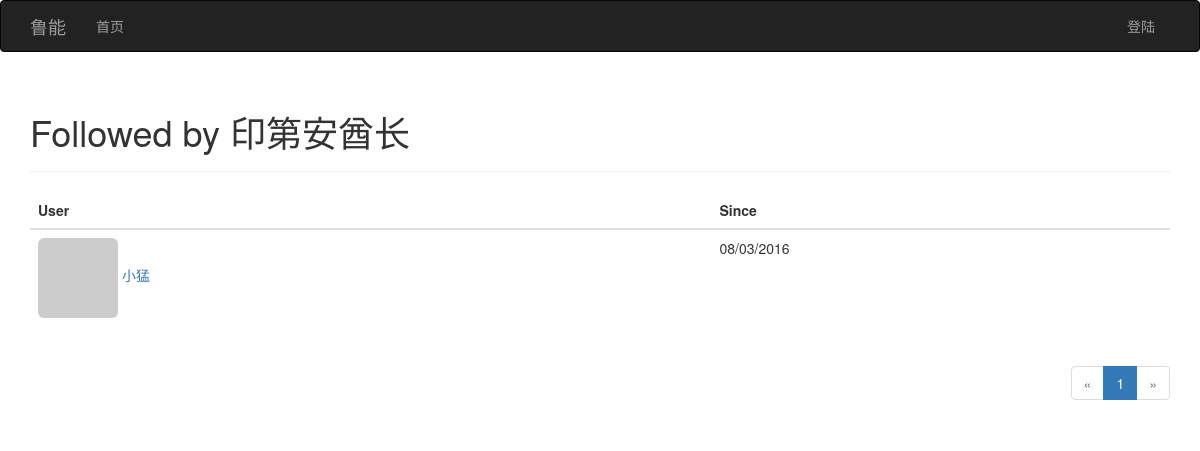
Before: /followed-by/印第安酋长 with the older database file.
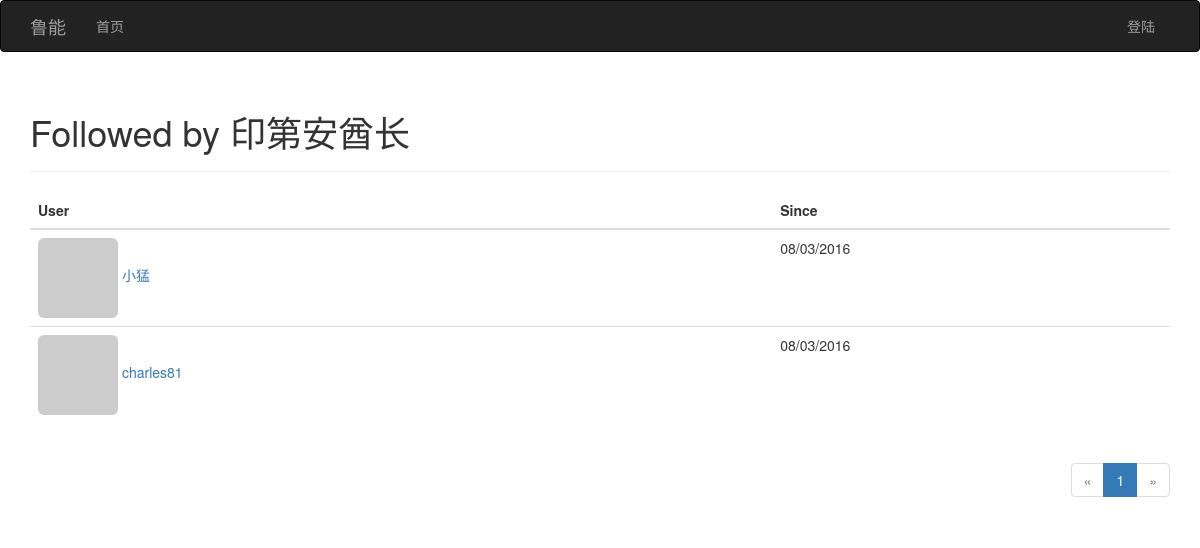
After: the same page with the newer database file.
### app/models.py (models this page shows, shortened)
class User(UserMixin,db.Model):
    __tablename__='users'
    id=db.Column(db.Integer,primary_key=True)
    email=db.Column(db.String(64),unique=True,index=True)
    username=db.Column(db.String(64),unique=True,index=True)
    password_hash=db.Column(db.String(128))
    role_id=db.Column(db.Integer,db.ForeignKey('roles.id'))
    name=db.Column(db.String(64))
    location=db.Column(db.String(64))
    about_me=db.Column(db.Text())
    member_since=db.Column(db.DateTime(),default=datetime.utcnow)
    last_seen=db.Column(db.DateTime(),default=datetime.utcnow)
    avatar_hash=db.Column(db.String(32))
    posts=db.relationship('Post',backref='author',lazy='dynamic')
    followed=db.relationship('Follow',foreign_keys=[Follow.follower_id],backref=db.backref('follower',lazy='joined'),lazy='dynamic',cascade='all,delete-orphan')
    followers=db.relationship('Follow',foreign_keys=[Follow.followed_id],backref=db.backref('followed', lazy='joined'),lazy='dynamic',cascade='all, delete-orphan')
    @property
    def password(self):
        raise AttributeError('password is not a readable attribute')
    def gravatar(self,size=100,default='identicon',rating='g'):
        if request.is_secure:
            url = 'https://secure.gravatar.com/avatar'
        else:
            url = 'http://cn.gravatar.com/avatar'
        hash= self.avatar_hash or hashlib.md5(str(self.email).encode('utf-8')).hexdigest()
        return '{url}/{hash}?s={size}&d={default}&r={rating}'.format(url=url, hash=hash, size=size, default=default, rating=rating)

class Follow(db.Model):
    __tablename__='follows'
    follower_id=db.Column(db.Integer,db.ForeignKey('users.id'),primary_key=True)
    followed_id=db.Column(db.Integer,db.ForeignKey('users.id'),primary_key=True)
    timestamp=db.Column(db.DateTime,default=datetime.utcnow)

### app/main/views.py (the view)
@main.route('/followed-by/<username>')
def followed_by(username):
    user = User.query.filter_by(username=username).first()
    if user is None:
        flash('非用户.')
        return redirect(url_for('.index'))
    page = request.args.get('page', 1, type=int)
    pagination = user.followed.paginate(page, per_page=current_app.config['FLASKY_FOLLOWERS_PER_PAGE'],error_out=False)
    follows = [{'user': item.followed, 'timestamp': item.timestamp}for item in pagination.items]
    return render_template('followers.html', user=user, title="Followed by",endpoint='.followed_by', pagination=pagination,follows=follows)

### app/auth/views.py (called while the page is built)
@auth.before_app_request
def before_request():
    if current_user.is_authenticated:
        current_user.ping()

### app/main/__init__.py (called while the page is built)
@main.app_context_processor
def inject_permissions():
    return dict(Permission=Permission)

### app/templates/followers.html (shortened to what this page needs)
{% extends "base.html" %}
{% import "_macros.html" as macros %}
{% block page_content %}
<div class="page-header">
    <h1>{{ title }} {{ user.username }}</h1>
</div>
<table class="table table-hover followers">
    <thead><tr><th>User</th><th>Since</th></tr></thead>
    {% for follow in follows %}
    {%if follow.user != user %}
    <tr>
        <td>
            <a href="{{ url_for('.user', username = follow.user.username) }}">
                <img class="img-rounded" src="{{ follow.user.gravatar(size=32) }}">
                {{ follow.user.username }}
            </a>
        </td>
        <td>{{ moment(follow.timestamp).format('L') }}</td>
    </tr>
    {% endif %}
    {% endfor %}
</table>
<div class="pagination">
    {{ macros.pagination_widget(pagination, endpoint, username = user.username) }}
</div>
{% endblock %}

Changed rows visible on the page:
now on this page (row unchanged): User: user.username "charles81"
added Follow: timestamp "08/03/2016"
